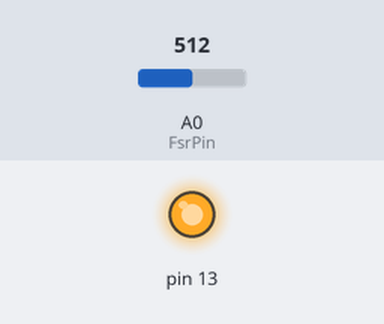
Recording of a sketch running on a simulated Arduino Uno, built with avr-gcc and run on an emulated ATmega328P. On the bench: output pins drawn as LEDs (lit = HIGH). Dashed ring = blinking. The inputs (shaded band) are chosen by the test bench; at power-on: A0 (FsrPin) = 512. The ROS host is connected and sends only what is stated.

Above: at 1.3 s.
1.4 s: A0 (FsrPin) set to 0
At 2.4 s:
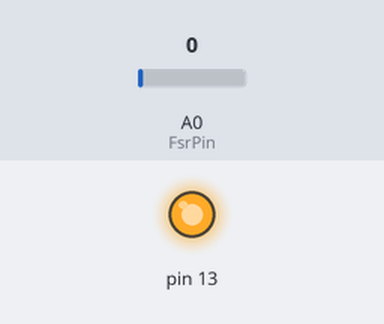
2.9 s: A0 (FsrPin) set to 122
At 3.4 s:
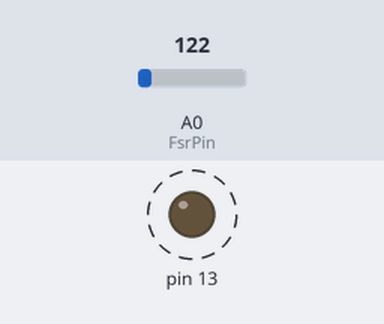
Timing chart, 0 to 11.9 s (numbered marks = the images above; inputs shaded):
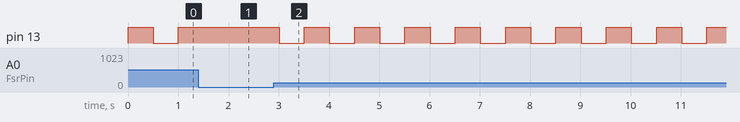

The sketch:

fsr_ros.ino
```cpp
/*
 * rosserial Publisher Example
 * Prints "hello world!"
 */

#include <ros.h>
#include <std_msgs/String.h>
#include <std_msgs/Empty.h>

int FsrPin = 0;
int FsrReading;
char val[5];

void messageCb( const std_msgs::Empty& toggle_msg){
  // blink the led
}

ros::NodeHandle  nh;

std_msgs::String str_msg;
ros::Publisher pub("chatter", &str_msg);
ros::Subscriber<std_msgs::Empty> sub("response", &messageCb );

//char hello[13] = "hello world!";

void setup()
{
  nh.initNode();
  nh.advertise(pub);
  nh.subscribe(sub);
  pinMode(13, OUTPUT);
}


void loop()
{
  if(  FsrReading = analogRead(FsrPin)){
       digitalWrite(13, HIGH-digitalRead(13));
  }


 itoa(FsrReading, val, 10);
 str_msg.data = val;


  pub.publish(&str_msg );
  nh.spinOnce();
  delay(500);
}
```

Measured:
- after the input at 1.4 s, pin 13: stays HIGH (without the input it goes to LOW after 0.10 s)
- after the input at 2.9 s, pin 13: alternates HIGH for 0.50 s and LOW for 0.50 s, starting after 0.11 s
